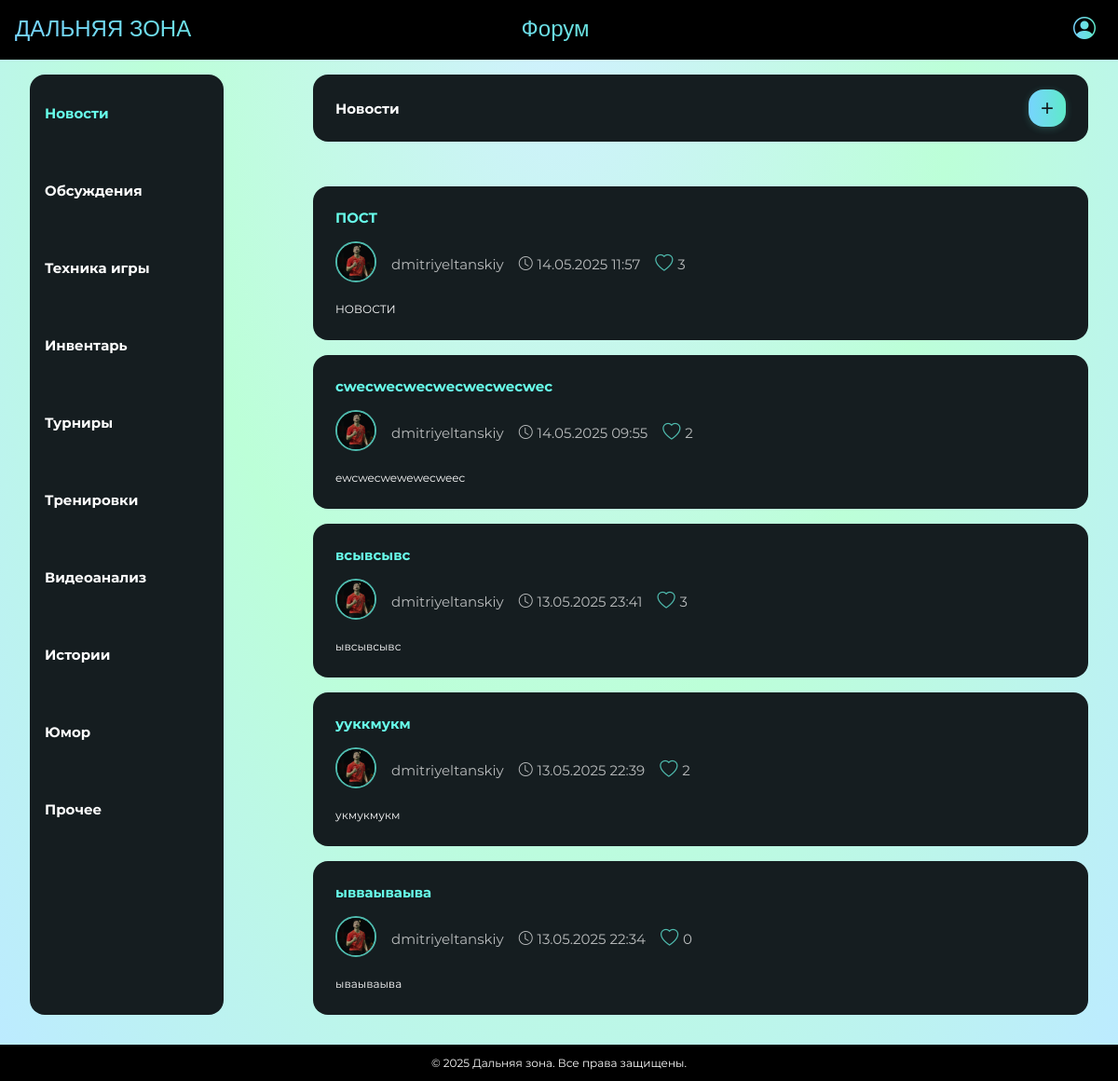
The app's page /forum/ with its own data.
### forum/models.py (models this page shows, shortened)
class Category(models.Model):
    title = models.CharField('Название', max_length=100, unique=True)
    slug = models.SlugField(max_length=100, unique=True, blank=True)
    description = models.TextField('Описание', blank=True)
    created_at = models.DateTimeField('Создано', auto_now_add=True)
    class Meta:
        verbose_name = 'Категория'
        verbose_name_plural = 'Категории'
        ordering = ['created_at']
    def get_absolute_url(self):
        return reverse('category_posts', kwargs={'slug': self.slug})

class Post(models.Model):
    author = models.ForeignKey(
        settings.AUTH_USER_MODEL,
        on_delete=models.SET_DEFAULT,
        default=1,
        related_name='posts',
        verbose_name='Автор'
    )
    title = models.CharField('Заголовок', max_length=200)
    slug = models.SlugField(max_length=200, unique=True, blank=True)
    content = models.TextField('Содержание')
    category = models.ForeignKey(Category, on_delete=models.CASCADE, related_name='posts', verbose_name='Категория')
    created_at = models.DateTimeField('Создано', auto_now_add=True)
    updated_at = models.DateTimeField('Обновлено', auto_now=True)
    is_published = models.BooleanField('Опубликовано', default=True)
    class Meta:
        verbose_name = 'Пост'
        verbose_name_plural = 'Посты'
        ordering = ['-created_at']
        indexes = [
            models.Index(fields=['slug']),
            models.Index(fields=['category']),
            models.Index(fields=['author']),
        ]
    def get_absolute_url(self):
        return reverse('post_detail', kwargs={'category_slug': self.category.slug, 'post_slug': self.slug})

### users/models.py (models this page shows, shortened)
class User(AbstractUser):
    email = models.EmailField(_('email address'), unique=True)
    avatar = models.ImageField(
        _('avatar'),
        upload_to=user_avatar_path,
        blank=True,
        null=True
    )
    blade = models.CharField(_('blade'), max_length=100, blank=True)
    rubber_fh = models.CharField(_('forehand rubber'), max_length=100, blank=True)
    rubber_bh = models.CharField(_('backhand rubber'), max_length=100, blank=True)
    bio = models.TextField(_('bio'), blank=True)
    birth_date = models.DateField(_('birth date'), null=True, blank=True)
    USERNAME_FIELD = 'email'
    REQUIRED_FIELDS = ['username']
    class Meta:
        verbose_name = _('user')
        verbose_name_plural = _('users')

### forum/views.py (the view)
# urls.py: path('forum/', ForumHomeView.as_view(), name='forum_home'),
class ForumHomeView(ListView):
    model = Category
    template_name = 'forum/index.html'
    context_object_name = 'categories'
    def get_context_data(self, **kwargs):
        context = super().get_context_data(**kwargs)
        context['title'] = 'Форум по настольному теннису'
        first_category = self.object_list.first()
        context['active_category'] = first_category
        if first_category:
            posts = first_category.posts.all()
            if self.request.user.is_authenticated:
                liked_post_ids = set(PostLike.objects.filter(
                    post__in=posts, user=self.request.user
                ).values_list('post_id', flat=True))
                context['posts'] = [
                    {
                        'post': post,
                        'user_liked': post.id in liked_post_ids,
                        'likes_count': post.likes.count()
                    }
                    for post in posts
                ]
            else:
                context['posts'] = [
                    {
                        'post': post,
                        'user_liked': False,
                        'likes_count': post.likes.count()
                    }
                    for post in posts
                ]
        else:
            context['posts'] = []
        return context

### forum/templatetags/forum_tags.py (called while the page is built)
@register.filter
def truncate_chars(value, max_length):
    if len(value) <= max_length:
        return value
    return value[:max_length] + "..."

### forum/templates/forum/index.html (shortened to what this page needs)
{% extends 'base.html' %}
{% load static %}
{% load forum_tags %}
{% block content %}
<div class="forum-main">
    <div class="categories-sidebar">
        <ul class="categories-list">
            {% for category in categories %}
            <li class="category-item {% if category == active_category %}active{% endif %}">
                <a href="{{ category.get_absolute_url }}" class="category-link">{{ category.title }}</a>
            </li>
            {% empty %}
            <li class="category-item">No categories available</li>
            {% endfor %}
        </ul>
    </div>
    <div class="posts-main">
        <div class="posts-header">
            <h2 class="category-title">{{ active_category.title|default:"No Category Selected" }}</h2>
            {% if user.is_authenticated and active_category %}
            <button class="add-button">
                <a href="{% url 'post_create' slug=active_category.slug %}">+</a>
            </button>
            {% elif active_category %}
            <button class="add-button">
                <a href="{% url 'users:login' %}?next={% url 'post_create' slug=active_category.slug %}">+</a>
            </button>
            {% endif %}
        </div>
        <ul class="posts-list">
            {% for post_data in posts %}
            {% if post_data.post.is_published %}
            <li>
                <div class="post-card">
                    <div class="post-title">
                        <a href="{{ post_data.post.get_absolute_url }}">{{ post_data.post.title }}</a>
                    </div>
                    <div class="post-meta">
                        <span class="post-author">
                            <a href="{% url 'users:profile_view' username=post_data.post.author.username %}">
                                {% if post_data.post.author.avatar %}
                                    <img src="{{ post_data.post.author.avatar.url }}" alt="Avatar" class="avatar-small">
                                {% else %}
                                    <div class="avatar-placeholder avatar-small">
                                        <i class="bi bi-person-circle"></i>
                                    </div>
                                {% endif %}
                            </a>
                        </span>
                        <span class="post-username">{{ post_data.post.author.username }}</span>
                        <span class="post-date">
                            <i class="bi bi-clock"></i>
                            {{ post_data.post.created_at|date:"d.m.Y H:i" }}
                        </span>
                        <span class="post-likes">
                            <i class="bi {% if post_data.user_liked %}bi-heart-fill{% else %}bi-heart{% endif %} like-icon"
                               data-post-id="{{ post_data.post.id }}"
                               data-post-slug="{{ post_data.post.slug }}"
                               data-category-slug="{{ post_data.post.category.slug }}"
                               data-liked="{% if post_data.user_liked %}true{% else %}false{% endif %}"></i>
                            <span class="likes-count" data-post-id="{{ post_data.post.id }}">{{ post_data.likes_count }}</span>
                        </span>
                    </div>
                    <div class="post-content">
                        <p>{{ post_data.post.content|truncate_chars:75 }}</p>
                    </div>
                </div>
            </li>
            {% endif %}
            {% empty %}
            <li>No posts available</li>
            {% endfor %}
        </ul>
    </div>
</div>
{% endblock %}

### templates/base.html (shortened to what this page needs)
{% load static %}
{% load forum_tags %}
<!DOCTYPE html>
<html lang="ru">
<head>
    <link type="text/css" href="{% static 'forum/css/style.css' %}" rel="stylesheet">
    <link rel="stylesheet" href="https://cdn.jsdelivr.net/npm/bootstrap-icons@1.11.3/font/bootstrap-icons.min.css">
</head>
<body data-authenticated="{% if user.is_authenticated %}true{% else %}false{% endif %}">
    <header class="header">
        <div class="header-content">
            <div class="logo">
                <a href="{% url 'welcome' %}">
                    <p>ДАЛЬНЯЯ ЗОНА</p>
                </a>
            </div>
            <div class="signboard">
                <p>Форум</p>
            </div>
            <div class="profile">
                <a href="{% url 'users:profile' %}" id="profile-button">
                    {% if user.is_authenticated and user.avatar %}
                        <img src="{{ user.avatar.url }}" alt="Avatar" class="avatar-small">
                    {% else %}
                        <i class="bi bi-person-circle"></i>
                    {% endif %}
                </a>
            </div>
        </div>
    </header>
    <main>
        {% block content %}
        {% endblock %}
    </main>
    <footer>
        <p>© 2025 Дальняя зона. Все права защищены.</p>
    </footer>
</body>
</html>

### records on screen
Category: title "Новости"
Category: title "Обсуждения"
Category: title "Техника игры"
Category: title "Инвентарь"
Category: title "Турниры"
Category: title "Тренировки"
Category: title "Видеоанализ"
Category: title "Истории"
Category: title "Юмор"
Category: title "Прочее"
Post: post "ПОСТ", post.author.avatar (picture), post.author.username "dmitriyeltanskiy", post.created_at "14.05.2025 11:57", likes_count "3", post.content "НОВОСТИ"
Post: post "cwecwecwecwecwecwecwec", post.author.avatar (picture), post.author.username "dmitriyeltanskiy", post.created_at "14.05.2025 09:55", likes_count "2", post.content "ewcwecwewewecweec"
Post: post "всывсывс", post.author.avatar (picture), post.author.username "dmitriyeltanskiy", post.created_at "13.05.2025 23:41", likes_count "3", post.content "ывсывсывс"
Post: post "ууккмукм", post.author.avatar (picture), post.author.username "dmitriyeltanskiy", post.created_at "13.05.2025 22:39", likes_count "2", post.content "укмукмукм"
Post: post "ывваываыва", post.author.avatar (picture), post.author.username "dmitriyeltanskiy", post.created_at "13.05.2025 22:34", likes_count "0", post.content "ываываыва"
